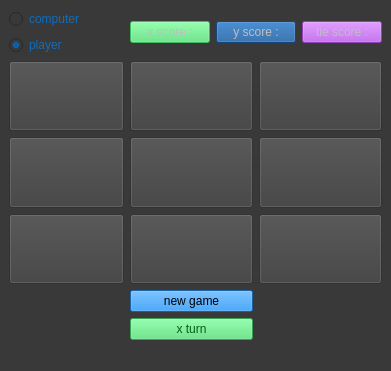
<?xml version="1.0" encoding="UTF-8"?>
<ui version="4.0">
 <class>MainWindow</class>
 <widget class="QMainWindow" name="MainWindow">
  <property name="enabled">
   <bool>true</bool>
  </property>
  <property name="geometry">
   <rect>
    <x>0</x>
    <y>0</y>
    <width>365</width>
    <height>371</height>
   </rect>
  </property>
  <property name="windowTitle">
   <string>MainWindow</string>
  </property>
  <property name="styleSheet">
   <string notr="true">background-color:rgb( 57, 57, 57)</string>
  </property>
  <widget class="QWidget" name="centralwidget">
   <layout class="QGridLayout" name="gridLayout">
    <item row="4" column="1" colspan="2">
     <widget class="QPushButton" name="btn_8">
      <property name="enabled">
       <bool>true</bool>
      </property>
      <property name="sizePolicy">
       <sizepolicy hsizetype="Minimum" vsizetype="Expanding">
        <horstretch>0</horstretch>
        <verstretch>0</verstretch>
       </sizepolicy>
      </property>
      <property name="font">
       <font>
        <pointsize>30</pointsize>
       </font>
      </property>
      <property name="styleSheet">
       <string notr="true">background-color:rgba( 63, 63, 63 ,0.7);</string>
      </property>
      <property name="text">
       <string/>
      </property>
     </widget>
    </item>
    <item row="2" column="1" colspan="2">
     <widget class="QPushButton" name="btn_2">
      <property name="sizePolicy">
       <sizepolicy hsizetype="Minimum" vsizetype="Expanding">
        <horstretch>0</horstretch>
        <verstretch>0</verstretch>
       </sizepolicy>
      </property>
      <property name="font">
       <font>
        <pointsize>30</pointsize>
       </font>
      </property>
      <property name="styleSheet">
       <string notr="true">background-color:rgba( 63, 63, 63 ,0.7);</string>
      </property>
      <property name="text">
       <string/>
      </property>
     </widget>
    </item>
    <item row="0" column="4" rowspan="2">
     <widget class="QPushButton" name="scoretie">
      <property name="enabled">
       <bool>false</bool>
      </property>
      <property name="styleSheet">
       <string notr="true">background-color:rgb( 176, 78, 225 )</string>
      </property>
      <property name="text">
       <string>tie score :</string>
      </property>
     </widget>
    </item>
    <item row="3" column="1" colspan="2">
     <widget class="QPushButton" name="btn_5">
      <property name="sizePolicy">
       <sizepolicy hsizetype="Minimum" vsizetype="Expanding">
        <horstretch>0</horstretch>
        <verstretch>0</verstretch>
       </sizepolicy>
      </property>
      <property name="font">
       <font>
        <pointsize>30</pointsize>
       </font>
      </property>
      <property name="styleSheet">
       <string notr="true">background-color:rgba( 63, 63, 63 ,0.7);</string>
      </property>
      <property name="text">
       <string/>
      </property>
     </widget>
    </item>
    <item row="4" column="3" colspan="2">
     <widget class="QPushButton" name="btn_9">
      <property name="sizePolicy">
       <sizepolicy hsizetype="Minimum" vsizetype="Expanding">
        <horstretch>0</horstretch>
        <verstretch>0</verstretch>
       </sizepolicy>
      </property>
      <property name="font">
       <font>
        <pointsize>30</pointsize>
       </font>
      </property>
      <property name="styleSheet">
       <string notr="true">background-color:rgba( 63, 63, 63 ,0.7);</string>
      </property>
      <property name="text">
       <string/>
      </property>
     </widget>
    </item>
    <item row="4" column="0">
     <widget class="QPushButton" name="btn_7">
      <property name="enabled">
       <bool>true</bool>
      </property>
      <property name="sizePolicy">
       <sizepolicy hsizetype="Minimum" vsizetype="Expanding">
        <horstretch>0</horstretch>
        <verstretch>0</verstretch>
       </sizepolicy>
      </property>
      <property name="font">
       <font>
        <pointsize>30</pointsize>
       </font>
      </property>
      <property name="styleSheet">
       <string notr="true">background-color:rgba( 63, 63, 63 ,0.7);</string>
      </property>
      <property name="text">
       <string/>
      </property>
     </widget>
    </item>
    <item row="3" column="3" colspan="2">
     <widget class="QPushButton" name="btn_6">
      <property name="sizePolicy">
       <sizepolicy hsizetype="Minimum" vsizetype="Expanding">
        <horstretch>0</horstretch>
        <verstretch>0</verstretch>
       </sizepolicy>
      </property>
      <property name="font">
       <font>
        <pointsize>30</pointsize>
       </font>
      </property>
      <property name="styleSheet">
       <string notr="true">background-color:rgba( 63, 63, 63 ,0.7);</string>
      </property>
      <property name="text">
       <string/>
      </property>
     </widget>
    </item>
    <item row="1" column="0">
     <widget class="QRadioButton" name="player">
      <property name="autoFillBackground">
       <bool>false</bool>
      </property>
      <property name="styleSheet">
       <string notr="true">color:rgba(  0, 129, 244 ,0.7);</string>
      </property>
      <property name="text">
       <string>player</string>
      </property>
      <property name="checked">
       <bool>true</bool>
      </property>
     </widget>
    </item>
    <item row="0" column="2" rowspan="2" colspan="2">
     <widget class="QPushButton" name="scorey">
      <property name="enabled">
       <bool>false</bool>
      </property>
      <property name="styleSheet">
       <string notr="true">background-color : rgb( 21, 87, 153 );</string>
      </property>
      <property name="text">
       <string>y score :</string>
      </property>
     </widget>
    </item>
    <item row="8" column="1" colspan="2">
     <widget class="QPushButton" name="turn">
      <property name="styleSheet">
       <string notr="true">color : rgb( 1, 93, 24 ); background-color : rgb(  78, 225, 116);</string>
      </property>
      <property name="text">
       <string>x turn</string>
      </property>
     </widget>
    </item>
    <item row="0" column="1" rowspan="2">
     <widget class="QPushButton" name="scorex">
      <property name="enabled">
       <bool>false</bool>
      </property>
      <property name="styleSheet">
       <string notr="true">background-color : rgb(78, 225, 116);</string>
      </property>
      <property name="text">
       <string>x score :</string>
      </property>
     </widget>
    </item>
    <item row="0" column="0">
     <widget class="QRadioButton" name="computer">
      <property name="styleSheet">
       <string notr="true">color:rgba(  0, 129, 244 ,0.7);</string>
      </property>
      <property name="text">
       <string>computer</string>
      </property>
     </widget>
    </item>
    <item row="3" column="0">
     <widget class="QPushButton" name="btn_4">
      <property name="sizePolicy">
       <sizepolicy hsizetype="Minimum" vsizetype="Expanding">
        <horstretch>0</horstretch>
        <verstretch>0</verstretch>
       </sizepolicy>
      </property>
      <property name="font">
       <font>
        <pointsize>30</pointsize>
       </font>
      </property>
      <property name="styleSheet">
       <string notr="true">background-color:rgba( 63, 63, 63 ,0.7);</string>
      </property>
      <property name="text">
       <string/>
      </property>
     </widget>
    </item>
    <item row="2" column="0">
     <widget class="QPushButton" name="btn_1">
      <property name="sizePolicy">
       <sizepolicy hsizetype="Minimum" vsizetype="Expanding">
        <horstretch>0</horstretch>
        <verstretch>0</verstretch>
       </sizepolicy>
      </property>
      <property name="font">
       <font>
        <pointsize>30</pointsize>
       </font>
      </property>
      <property name="styleSheet">
       <string notr="true">background-color:rgba( 63, 63, 63 ,0.7);</string>
      </property>
      <property name="text">
       <string/>
      </property>
     </widget>
    </item>
    <item row="2" column="3" colspan="2">
     <widget class="QPushButton" name="btn_3">
      <property name="sizePolicy">
       <sizepolicy hsizetype="Minimum" vsizetype="Expanding">
        <horstretch>0</horstretch>
        <verstretch>0</verstretch>
       </sizepolicy>
      </property>
      <property name="font">
       <font>
        <pointsize>30</pointsize>
       </font>
      </property>
      <property name="styleSheet">
       <string notr="true">background-color:rgba( 63, 63, 63 ,0.7);</string>
      </property>
      <property name="text">
       <string/>
      </property>
     </widget>
    </item>
    <item row="5" column="1" colspan="2">
     <widget class="QPushButton" name="newgame">
      <property name="styleSheet">
       <string notr="true">background-color:rgba(  0, 129, 244 ,0.7);</string>
      </property>
      <property name="text">
       <string>new game</string>
      </property>
     </widget>
    </item>
   </layout>
  </widget>
  <widget class="QMenuBar" name="menubar">
   <property name="geometry">
    <rect>
     <x>0</x>
     <y>0</y>
     <width>365</width>
     <height>22</height>
    </rect>
   </property>
  </widget>
  <widget class="QStatusBar" name="statusbar"/>
 </widget>
 <resources/>
 <connections/>
</ui>
